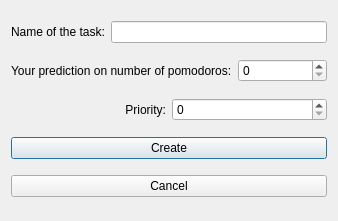
<?xml version="1.0" encoding="UTF-8"?>
<ui version="4.0">
 <class>AddToToDoList</class>
 <widget class="QDialog" name="AddToToDoList">
  <property name="geometry">
   <rect>
    <x>0</x>
    <y>0</y>
    <width>338</width>
    <height>221</height>
   </rect>
  </property>
  <property name="windowTitle">
   <string>Dialog</string>
  </property>
  <layout class="QVBoxLayout" name="verticalLayout">
   <item>
    <layout class="QHBoxLayout" name="horizontalLayout">
     <item>
      <widget class="QLabel" name="label">
       <property name="text">
        <string>Name of the task:</string>
       </property>
      </widget>
     </item>
     <item>
      <widget class="QLineEdit" name="lineEditNameofTask">
       <property name="maxLength">
        <number>40</number>
       </property>
      </widget>
     </item>
    </layout>
   </item>
   <item>
    <layout class="QHBoxLayout" name="horizontalLayout_2">
     <item>
      <widget class="QLabel" name="label_2">
       <property name="text">
        <string>Your prediction on number of pomodoros:</string>
       </property>
      </widget>
     </item>
     <item>
      <widget class="QSpinBox" name="spinBox"/>
     </item>
    </layout>
   </item>
   <item>
    <layout class="QHBoxLayout" name="horizontalLayout_3">
     <item>
      <widget class="QLabel" name="label_3">
       <property name="text">
        <string>Priority:</string>
       </property>
       <property name="alignment">
        <set>Qt::AlignRight|Qt::AlignTrailing|Qt::AlignVCenter</set>
       </property>
      </widget>
     </item>
     <item>
      <widget class="QSpinBox" name="spinBox_priority">
       <property name="minimum">
        <number>0</number>
       </property>
       <property name="maximum">
        <number>9</number>
       </property>
      </widget>
     </item>
    </layout>
   </item>
   <item>
    <widget class="QPushButton" name="pushButtonCreate">
     <property name="text">
      <string>Create</string>
     </property>
    </widget>
   </item>
   <item>
    <widget class="QPushButton" name="pushButtonCancel">
     <property name="text">
      <string>Cancel</string>
     </property>
    </widget>
   </item>
  </layout>
 </widget>
 <resources/>
 <connections/>
</ui>
